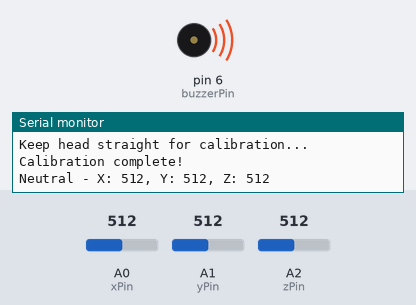
A sketch run on a simulated Arduino Uno, built with avr-gcc and run on an emulated ATmega328P. Shown: buzzer (waves = sounding, pin HIGH), the last lines printed to the serial monitor. Inputs (shaded band) come from the test bench; at power-on: A0 (xPin) = 512, A1 (yPin) = 512, A2 (zPin) = 512.

Above: at 4.1 s.
At 5.4 s:
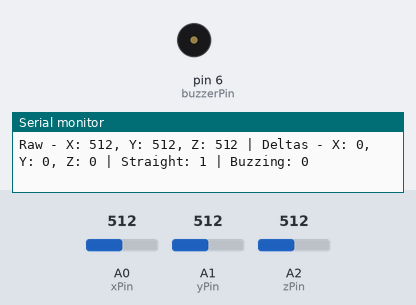
5.5 s: A0 (xPin) set to 538
8.5 s: A0 (xPin) set to 559
At 11.3 s:
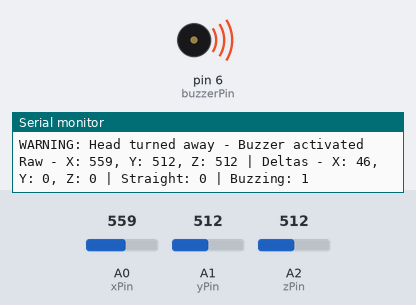
Timing chart, 0 to 17.5 s (numbered marks = the images above; inputs shaded):
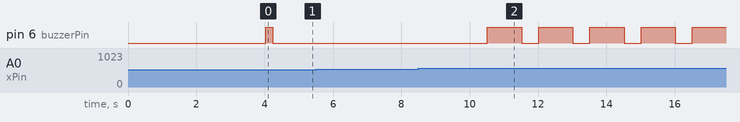

The sketch:

dumb_helmet.ino
```cpp
const int buzzerPin = 6;
const int xPin = A0;  // Front-back tilt
const int yPin = A1;  // Left-right tilt
const int zPin = A2;  // Up-down tilt

// Calibration values (neutral/front-facing position)
int neutralX, neutralY, neutralZ;

// Sensitivity threshold - adjust based on testing
const int movementThreshold = 25;

// Timing variables
unsigned long lastGoodPosition = 0;
unsigned long buzzerStartTime = 0;
bool isBuzzing = false;
bool buzzerOn = false;

// Time constants - reduced durations
const unsigned long warningDelay = 2000;  // 3 seconds before warning
const unsigned long buzzDuration = 1000;  // 1 second buzz (reduced from 3)
const unsigned long buzzBreak = 500;      // 0.5 second break (reduced from 1)

// Sensor smoothing
int prevX, prevY, prevZ;

void setup() {
  pinMode(buzzerPin, OUTPUT);
  Serial.begin(9600);

  Serial.println("Helmet Safety System");
  Serial.println("Keep head straight for calibration...");

  // Wait and calibrate neutral position
  delay(3000);

  // Take average readings for stable calibration
  long sumX = 0, sumY = 0, sumZ = 0;
  for(int i = 0; i < 100; i++) {  // Increased samples for better calibration
    sumX += analogRead(xPin);
    sumY += analogRead(yPin);
    sumZ += analogRead(zPin);
    delay(10);
  }

  neutralX = sumX / 100;
  neutralY = sumY / 100;
  neutralZ = sumZ / 100;

  // Initialize previous values
  prevX = neutralX;
  prevY = neutralY;
  prevZ = neutralZ;

  lastGoodPosition = millis();

  Serial.println("Calibration complete!");
  Serial.print("Neutral - X: "); Serial.print(neutralX);
  Serial.print(", Y: "); Serial.print(neutralY);
  Serial.print(", Z: "); Serial.println(neutralZ);

  // Confirmation beep
  digitalWrite(buzzerPin, HIGH);
  delay(200);
  digitalWrite(buzzerPin, LOW);
}

void loop() {
  // Read current accelerometer values with smoothing
  int rawX = analogRead(xPin);
  int rawY = analogRead(yPin);
  int rawZ = analogRead(zPin);

  // Simple smoothing filter to reduce noise
  int currentX = (rawX + prevX) / 2;
  int currentY = (rawY + prevY) / 2;
  int currentZ = (rawZ + prevZ) / 2;

  prevX = currentX;
  prevY = currentY;
  prevZ = currentZ;

  // Calculate deviation from neutral position
  int deltaX = abs(currentX - neutralX);
  int deltaY = abs(currentY - neutralY);
  int deltaZ = abs(currentZ - neutralZ);

  // Check if head position is acceptable (looking forward)
  // More lenient on X-axis (forward/backward), stricter on Y and Z
  bool headStraight = (deltaY < movementThreshold && deltaZ < movementThreshold);

  // Allow some forward lean but limit excessive tilting
  if(deltaX > movementThreshold * 1.5) {
    headStraight = false;
  }

  unsigned long currentTime = millis();

  if(headStraight) {
    // Head is in good position - immediately stop buzzer and reset timers
    lastGoodPosition = currentTime;
    if(isBuzzing) {
      isBuzzing = false;
      buzzerOn = false;
      digitalWrite(buzzerPin, LOW);  // Immediate shutoff
      Serial.println("Head position corrected - Warning stopped immediately");
    }
  } else {
    // Head is turned away from forward position
    if(!isBuzzing && (currentTime - lastGoodPosition >= warningDelay)) {
      // Start warning sequence after 3 seconds
      isBuzzing = true;
      buzzerStartTime = currentTime;
      buzzerOn = true;
      digitalWrite(buzzerPin, HIGH);  // Start buzzing immediately
      Serial.println("WARNING: Head turned away - Buzzer activated");
    }

    // Handle buzzer pattern when warning is active
    if(isBuzzing) {
      unsigned long buzzerElapsed = currentTime - buzzerStartTime;
      unsigned long cyclePosition = buzzerElapsed % (buzzDuration + buzzBreak);

      if(cyclePosition < buzzDuration) {
        // Should be buzzing
        if(!buzzerOn) {
          digitalWrite(buzzerPin, HIGH);
          buzzerOn = true;
        }
      } else {
        // Should be in quiet period
        if(buzzerOn) {
          digitalWrite(buzzerPin, LOW);
          buzzerOn = false;
        }
      }
    }
  }

  // Debug output every 500ms
  static unsigned long lastDebug = 0;
  if(currentTime - lastDebug > 500) {
    Serial.print("Raw - X: "); Serial.print(rawX);
    Serial.print(", Y: "); Serial.print(rawY);
    Serial.print(", Z: "); Serial.print(rawZ);
    Serial.print(" | Deltas - X: "); Serial.print(deltaX);
    Serial.print(", Y: "); Serial.print(deltaY);
    Serial.print(", Z: "); Serial.print(deltaZ);
    Serial.print(" | Straight: "); Serial.print(headStraight);
    Serial.print(" | Buzzing: "); Serial.println(isBuzzing);
    lastDebug = currentTime;
  }

  delay(10); // Stable sampling rate
}
```

Measured:
- the behaviour switches between 550 and 551 on A0 (xPin) (found by bisection; images 1 and 2)
- after the input at 8.5 s, pin 6 (buzzerPin): alternates HIGH for 1.0 s and LOW for 0.50 s, starting after 2.0 s
